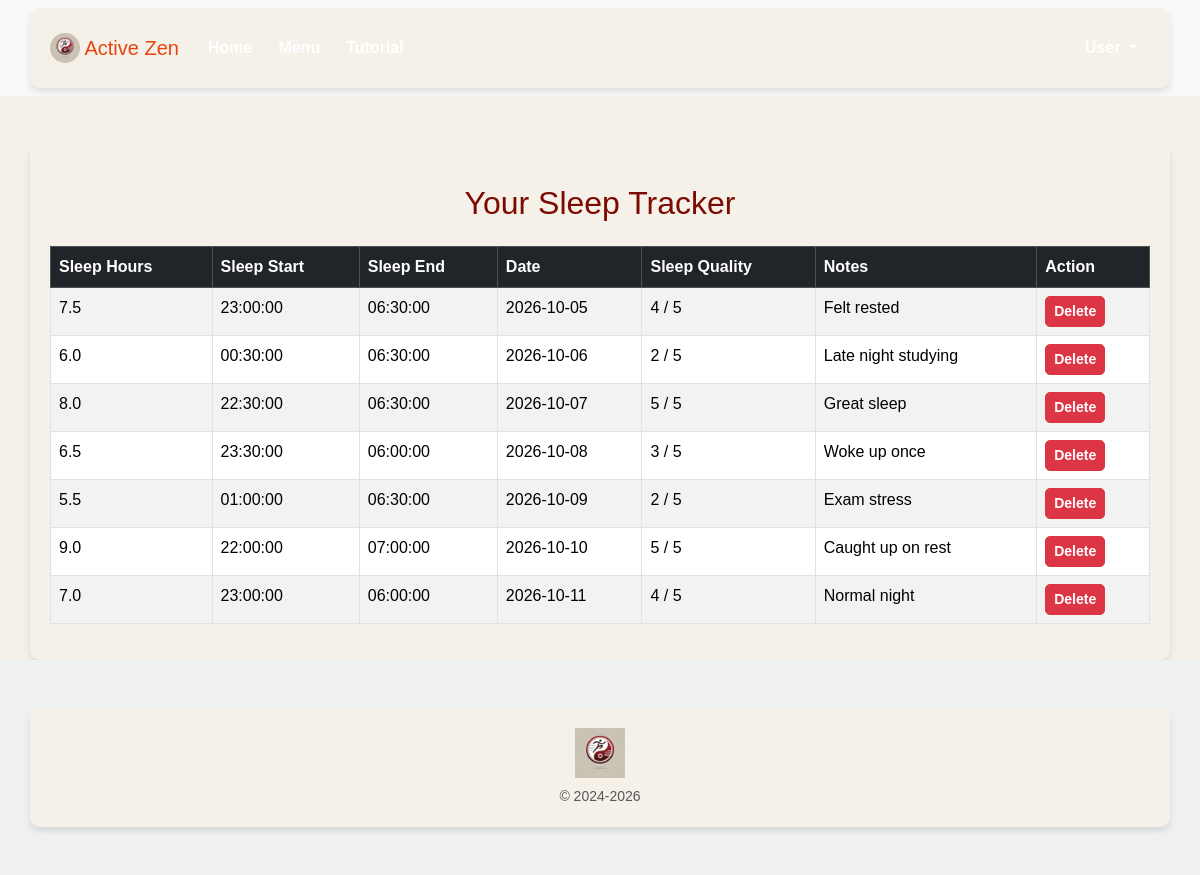
The page /Activezen-main/all_sleep.php (signed in) on the database its author committed.
### tables this page shows
CREATE TABLE `sleep` (
  `Sleep_id`      INT AUTO_INCREMENT PRIMARY KEY,
  `User_id`       INT NOT NULL,
  `Sleep_hours`   DECIMAL(4,1) NOT NULL,
  `Sleep_start`   TIME NOT NULL,
  `Sleep_end`     TIME NOT NULL,
  `Date`          DATE NOT NULL,
  `Notes`         TEXT NULL,
  `Sleep_quality` TINYINT NOT NULL,              
  CONSTRAINT `fk_sleep_user` FOREIGN KEY (`User_id`) REFERENCES `user`(`User_id`) ON DELETE CASCADE
);

### Activezen-main/all_sleep.php (the view, shortened to what this page needs)
<?php
include "layout/header.php";
$user_id = $_SESSION["User_id"];
$conn = getDatabaseConnection();
$query = "SELECT Sleep_id, Sleep_hours, Sleep_start, Sleep_end, Date, Notes, Sleep_quality
          FROM sleep WHERE User_id = ?";
$stmt = $conn->prepare($query);
$stmt->bind_param("i", $user_id);
$stmt->execute();
$result = $stmt->get_result();
$sleeps = $result->fetch_all(MYSQLI_ASSOC);
?>
<div class="container mt-5">
    <h2 class="text-center" style="color: #7C0A02;">Your Sleep Tracker</h2>
    <?php if (count($sleeps) > 0): ?>
        <div class="table-responsive mt-4">
            <table class="table table-bordered table-striped">
                <thead class="table-dark">
                    <tr>
                        <th>Sleep Hours</th>
                        <th>Sleep Start</th>
                        <th>Sleep End</th>
                        <th>Date</th>
                        <th>Sleep Quality</th>
                        <th>Notes</th>
                        <th>Action</th>
                    </tr>
                </thead>
                <tbody>
                    <?php foreach ($sleeps as $sleep): ?>
                        <tr>
                            <td><?php echo htmlspecialchars($sleep["Sleep_hours"]); ?></td>
                            <td><?php echo htmlspecialchars($sleep["Sleep_start"]); ?></td>
                            <td><?php echo htmlspecialchars($sleep["Sleep_end"]); ?></td>
                            <td><?php echo htmlspecialchars($sleep["Date"]); ?></td>
                            <td><?php echo htmlspecialchars($sleep["Sleep_quality"]); ?> / 5</td>
                            <td><?php echo htmlspecialchars((string) $sleep["Notes"]); ?></td>
                            <td>
                                <form method="POST" action="" onsubmit="return confirm('Are you sure you want to delete this sleep entry?');">
                                    <button type="submit" class="btn btn-danger btn-sm">Delete</button>
                                </form>
                            </td>
                        </tr>
                    <?php endforeach; ?>
                </tbody>
            </table>
        </div>
    <?php else: ?>
        <p class="text-center mt-4">No sleep entries found. <a href="sleep.php" class="text-primary">Log a new sleep entry</a>.</p>
    <?php endif; ?>
</div>
<?php include "layout/footer.php"; ?>

### Activezen-main/styles.css (style rules this page uses)
body { font-family: 'Arial', sans-serif; margin: 0; padding: 0; background-color: #f5f0e8; color: #4a1e21; }
h1, h2, h3 { color: #4a1e21; text-align: center; }
.btn { font-weight: bold; border-radius: 5px; }
.container { padding: 20px; background-color: #f5f0e8; border-radius: 10px; box-shadow: 0px 4px 6px rgba(0, 0, 0, 0.1); }
h1, h2, h3 { margin-top: 20px; }

### rows shown on the page
sleep: Sleep_hours "7.5", Sleep_start "23:00:00", Sleep_end "06:30:00", Date "2026-10-05", Sleep_quality "4", Notes "Felt rested"
sleep: Sleep_hours "6.0", Sleep_start "00:30:00", Sleep_end "06:30:00", Date "2026-10-06", Sleep_quality "2", Notes "Late night studying"
sleep: Sleep_hours "8.0", Sleep_start "22:30:00", Sleep_end "06:30:00", Date "2026-10-07", Sleep_quality "5", Notes "Great sleep"
sleep: Sleep_hours "6.5", Sleep_start "23:30:00", Sleep_end "06:00:00", Date "2026-10-08", Sleep_quality "3", Notes "Woke up once"
sleep: Sleep_hours "5.5", Sleep_start "01:00:00", Sleep_end "06:30:00", Date "2026-10-09", Sleep_quality "2", Notes "Exam stress"
sleep: Sleep_hours "9.0", Sleep_start "22:00:00", Sleep_end "07:00:00", Date "2026-10-10", Sleep_quality "5", Notes "Caught up on rest"
sleep: Sleep_hours "7.0", Sleep_start "23:00:00", Sleep_end "06:00:00", Date "2026-10-11", Sleep_quality "4", Notes "Normal night"
